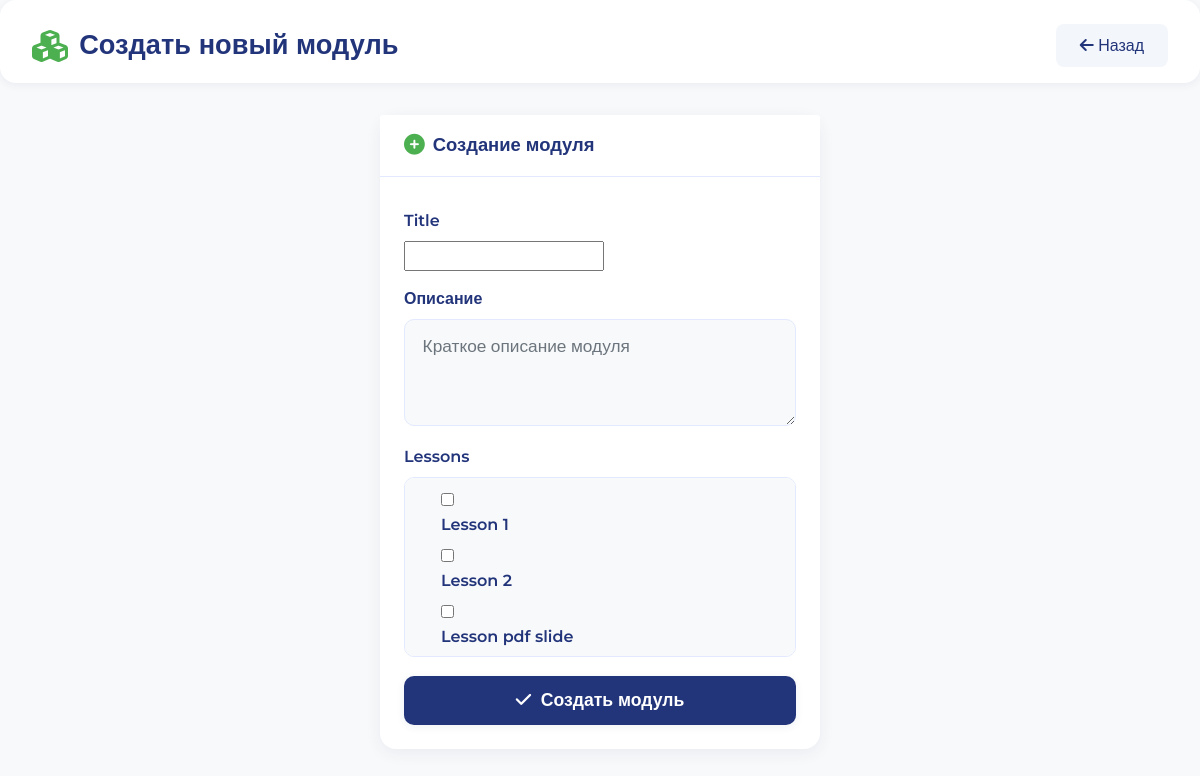
Page /create_module/ (signed in) on the committed database.
### courses/models.py (models this page shows, shortened)
class Lesson(models.Model):
    title = models.CharField(max_length=100)
    video = models.FileField(upload_to='videos/', blank=True, null=True)
    video_url = models.URLField(
        max_length=500,
        blank=True,
        null=True,
        help_text='URL видео (YouTube, Vimeo, Google Drive, Dropbox, OneDrive)',
        validators=[validate_video_url]
    )
    pdf = models.FileField(upload_to='pdfs/', blank=True, null=True)
    convert_pdf_to_slides = models.BooleanField(
        default=False,
        help_text='Конвертировать PDF/PPTX в слайды для просмотра на странице'
    )
    converted_slides_status = models.CharField(
        max_length=20,
        choices=[('pending', 'В ожидании'), ('completed', 'Завершено'), ('failed', 'Ошибка'), ('not_applicable', 'Неприменимо')],
        default='not_applicable',
        help_text='Статус конвертации PDF/PPTX в слайды'
    )
    slide_count = models.IntegerField(default=0, help_text='Количество сгенерированных слайдов')
    def __str__(self):
        return self.title

### courses/views.py (the view)
# urls.py: path('create_module/', views.create_module, name='create_module'),
@login_required
def create_module(request):
    if request.method == 'POST':
        module_form = ModuleCreationForm(request.POST)
        if module_form.is_valid():
            module_form.save()
            return redirect('admin_modules_page')
    else:
        module_form = ModuleCreationForm()
    return render(request, 'courses/create_module.html', {
        'module_form': module_form,
    })

### courses/forms.py
class ModuleCreationForm(forms.ModelForm):
    class Meta:
        model = Module
        fields = ['title', 'description', 'lessons']
        widgets = {
            'lessons': forms.CheckboxSelectMultiple
        }
    def __init__(self, *args, **kwargs):
        super().__init__(*args, **kwargs)
        self.fields['lessons'].required = False
        self.fields['lessons'].queryset = Lesson.objects.all().order_by('id', 'title')
        if 'description' in self.fields:
            self.fields['description'].widget = forms.Textarea(attrs={'class': 'form-control', 'rows': 3, 'placeholder': 'Краткое описание модуля'})

### courses/templates/courses/create_module.html (shortened to what this page needs)
{% load static %}
<!DOCTYPE html>
<html lang="ru">
<head>
    <link rel="stylesheet" href="https://stackpath.bootstrapcdn.com/bootstrap/4.5.2/css/bootstrap.min.css">
    <link rel="stylesheet" href="https://cdnjs.cloudflare.com/ajax/libs/font-awesome/6.0.0-beta3/css/all.min.css">
</head>
<body>
    <header class="admin-header">
        <span class="admin-title"><i class="fas fa-cubes"></i>Создать новый модуль</span>
        <a href="{% url 'admin_modules_page' %}" class="btn btn-back"><i class="fas fa-arrow-left"></i> Назад</a>
    </header>
    <div class="container">
        <div class="card">
            <div class="card-header">
                <h3><i class="fas fa-plus-circle"></i> Создание модуля</h3>
            </div>
            <div class="card-body">
                <form method="post">
                    {% for field in module_form %}
                        {% if field.name == 'lessons' %}
                            <div class="form-group">
                                <label>{{ field.label }}</label>
                                <div class="module-lessons">
                                    {% for checkbox in field %}
                                        <div class="form-check">
                                            {{ checkbox.tag }}
                                            <label class="form-check-label" for="{{ checkbox.id_for_label }}">{{ checkbox.choice_label }}</label>
                                        </div>
                                    {% endfor %}
                                </div>
                            </div>
                        {% elif field.name == 'description' %}
                            <div class="form-group">
                                <label for="{{ field.id_for_label }}">Описание</label>
                                {{ field }}
                            </div>
                        {% else %}
                            <div class="form-group">
                                <label for="{{ field.id_for_label }}">{{ field.label }}</label>
                                {{ field }}
                            </div>
                        {% endif %}
                    {% endfor %}
                    <button type="submit" class="btn btn-primary w-100 mt-2"><i class="fas fa-check"></i> Создать модуль</button>
                </form>
            </div>
        </div>
    </div>
</body>
</html>

### courses/templates/courses/create_module.html (style rules this page uses)
body { font-family: 'Montserrat', sans-serif; background: #f8f9fa; color: #22347a; min-height: 100vh; }
.admin-header { background: #fff; padding: 1.5rem 2rem 1rem 2rem; box-shadow: 0 2px 8px rgba(34,52,122,0.07); margin-bottom: 2rem; border-radius: 16px; display: flex; justify-content: space-between; align-items: center; }
.admin-title { font-size: 1.7rem; font-weight: 700; color: #22347a; display: flex; align-items: center; gap: 0.7rem; }
.admin-title i { color: #4CAF50; font-size: 2rem; }
.btn-back { background: #f3f6fa; color: #22347a; border: none; border-radius: 8px; font-weight: 500; padding: 0.6rem 1.5rem; transition: background 0.2s; }
.card { background: #fff; border-radius: 16px; box-shadow: 0 4px 16px rgba(34,52,122,0.07); margin: 0 auto 2rem auto; border: none; max-width: 440px; }
.card-header { background: #fff; border-bottom: 1px solid #e3eaff; padding: 1.2rem 1.5rem 0.7rem 1.5rem; }
.card-header h3 { font-size: 1.15rem; font-weight: 600; color: #22347a; display: flex; align-items: center; gap: 0.5rem; }
.card-header i { color: #4CAF50; font-size: 1.3rem; }
.card-body { padding: 2rem 1.5rem 1.5rem 1.5rem; }
.form-control { border-radius: 10px; border: 1.5px solid #e3eaff; padding: 0.85rem 1.1rem; margin-bottom: 1.2rem; font-size: 1.08rem; background: #f8f9fa; }
.form-group label, .form-check-label { font-weight: 600; color: #22347a; margin-bottom: 0.5rem; display: block; }
.form-check { margin-bottom: 1.2rem; }
.module-lessons { max-height: 180px; overflow-y: auto; border: 1.5px solid #e3eaff; border-radius: 10px; background: #f8f9fa; padding: 0.7rem 1rem 0.7rem 1rem; margin-bottom: 1.2rem; }
.module-lessons .form-check { margin-bottom: 0.5rem; }
.btn-primary { background: #22347a; border: none; border-radius: 10px; font-weight: 600; font-size: 1.1rem; padding: 0.7rem 1.5rem; box-shadow: 0 2px 8px rgba(34,52,122,0.07); transition: background 0.2s, box-shadow 0.2s; display: flex; align-items: center; justify-content: center; gap: 0.6rem; width: 100%; }

### rows in the picture
Lesson: choice_label "Lesson 1"
Lesson: choice_label "Lesson 2"
Lesson: choice_label "Lesson pdf slide"

### other values in the picture
{{ field.label }} "Title"
{{ field.label }} "Lessons"
